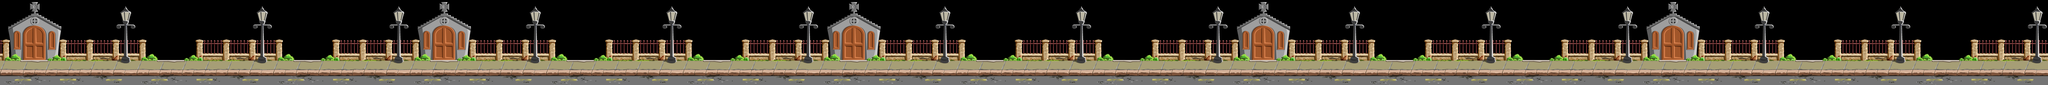

Rendered tile map (Tiled .tmx) drawn with the repository's tilesets; below, a short description and the map source with its tile grids summarised:
An orthogonal 15x1 tile map with 512x320 px tiles, 1 tile layer (Layer 0), 2 tilesets.

<map version="0.99b" orientation="orthogonal" width="15" height="1" tilewidth="512" tileheight="320">
 <tileset name="Graveyard 01" firstgid="1" tilewidth="512" tileheight="320">
  <image source="Graveyard_01.png" />
 </tileset>
 <tileset name="Graveyard 02" firstgid="2" tilewidth="512" tileheight="320">
  <image source="Graveyard_02.png" />
 </tileset>
 <layer name="Layer 0" width="15" height="1">
  <data>[15 cells, 15 non-empty, 2 distinct tile ids]</data>
 </layer>
</map>
